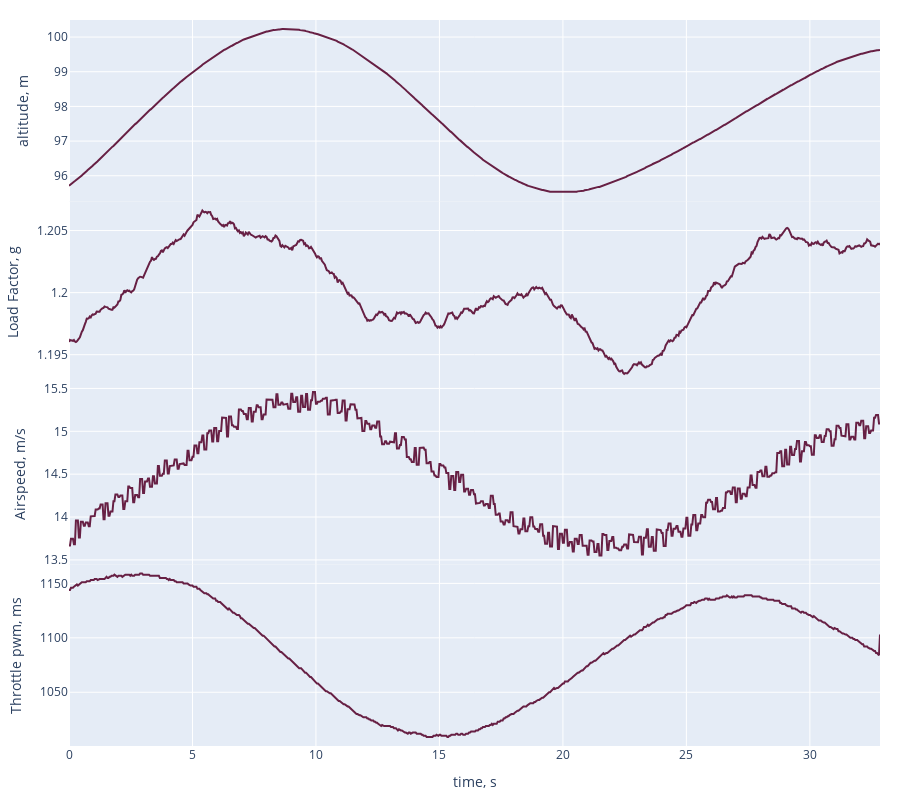

The cell this chart's notebook holds for it:
### Code cell
import plotly.graph_objects as go
from flightplotting import colour_from_scale


maxg = max(flst.g for flst in flsts)

fig = go.Figure()

for flst in flsts:
    _g = flst.g
    _fl = flst.fl
    _st = flst.st

    common = dict( line=dict(color=colour_from_scale(_g, maxg)), showlegend=False, name=f'g={_g}')

    fig.add_trace(go.Scatter(x=_fl.data.index, y=_fl.rcout_c3, **common))
    fig.add_trace(go.Scatter(x=_fl.data.index, y=_fl.air_speed, yaxis='y2',  **common))
    fig.add_trace(go.Scatter(x=_fl.data.index, y=-_st.acc.z / 9.81, yaxis='y3',  **common))
    fig.add_trace(go.Scatter(x=_fl.data.index, y=_st.z, yaxis='y4',  **common))


nplots = 4
domains = [(i/(nplots), (i+1)/(nplots) ) for i in range(nplots)]

fig.update_layout(
    xaxis=dict(title='time, s'),
    yaxis=dict(title='Throttle pwm, ms', domain=domains[0]),
    yaxis2=dict(title='Airspeed, m/s', domain=domains[1]),
    yaxis3=dict(title='Load Factor, g', domain=domains[2]),
    yaxis4=dict(title='altitude, m', domain=domains[3]),
    margin=dict(l=20, r=20, t=20, b=20),
    height=800
)
fig

### Figure 1 — Plotly figure (JSON) as saved in the notebook; plotly's stock layout.template omitted (floating-point values rounded to 4 significant figures; data arrays with more than 128 entries replaced by an {"elided": "..."} marker saying what was removed)
{"data": [{"line": {"color": "rgb(103, 32, 68)"}, "name": "g=1.2", "showlegend": false, "type": "scatter", "x": {"elided": "822 float values"}, "y": {"elided": "822 int values"}}, {"line": {"color": "rgb(103, 32, 68)"}, "name": "g=1.2", "showlegend": false, "type": "scatter", "x": {"elided": "822 float values"}, "y": {"elided": "822 float values"}, "yaxis": "y2"}, {"line": {"color": "rgb(103, 32, 68)"}, "name": "g=1.2", "showlegend": false, "type": "scatter", "x": {"elided": "822 float values"}, "y": {"elided": "822 float values"}, "yaxis": "y3"}, {"line": {"color": "rgb(103, 32, 68)"}, "name": "g=1.2", "showlegend": false, "type": "scatter", "x": {"elided": "822 float values"}, "y": {"elided": "822 float values"}, "yaxis": "y4"}], "layout": {"height": 800, "margin": {"b": 20, "l": 20, "r": 20, "t": 20}, "xaxis": {"title": {"text": "time, s"}}, "yaxis": {"domain": [0, 0.25], "title": {"text": "Throttle pwm, ms"}}, "yaxis2": {"domain": [0.25, 0.5], "title": {"text": "Airspeed, m/s"}}, "yaxis3": {"domain": [0.5, 0.75], "title": {"text": "Load Factor, g"}}, "yaxis4": {"domain": [0.75, 1], "title": {"text": "altitude, m"}}}}
